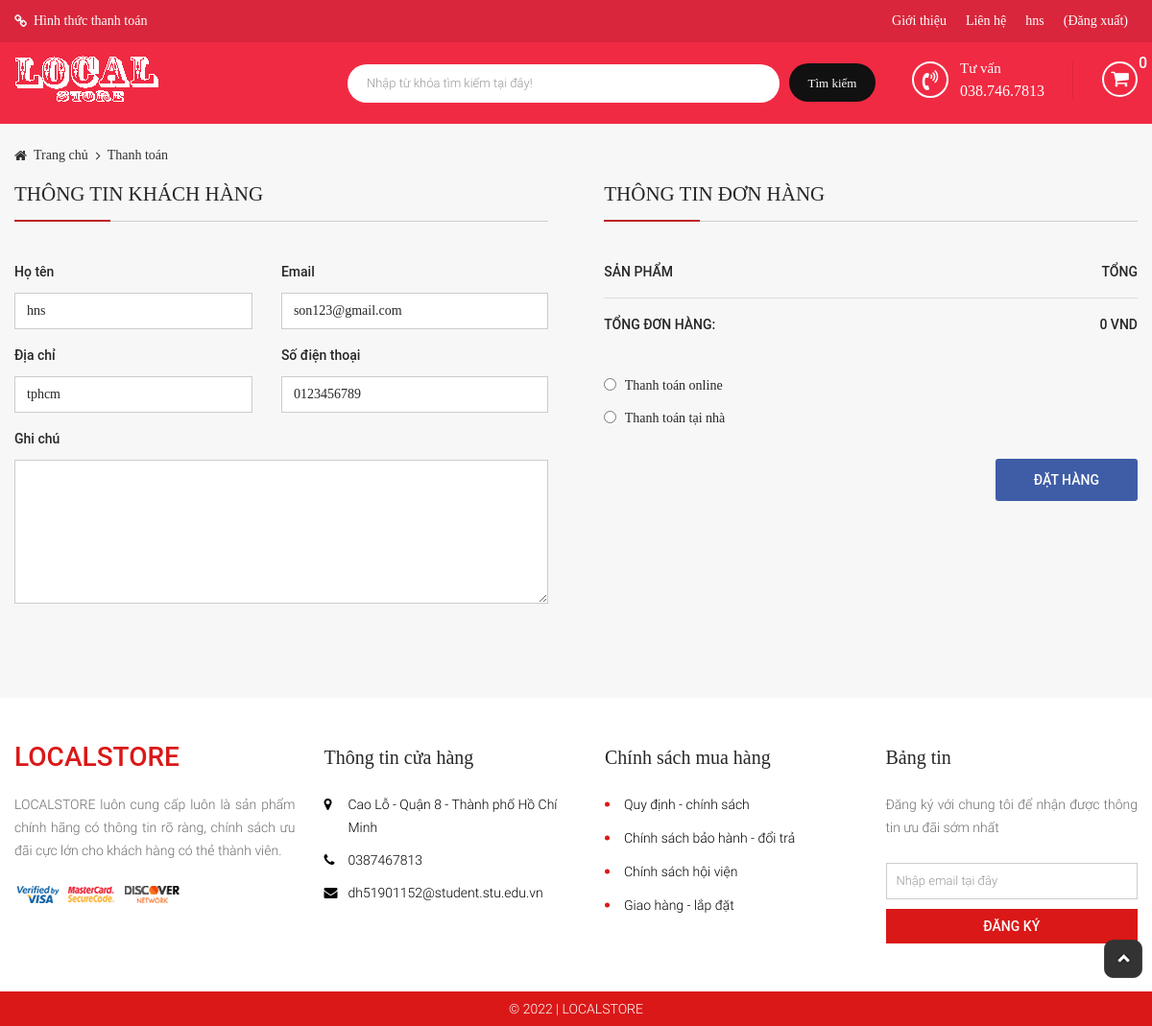
Screenshot of /?modules=checkouts&action=index (signed in) with the database file from the repository.
### tables this page shows
CREATE TABLE `tbl_customer` (
  `id` int(11) NOT NULL,
  `username` varchar(255) NOT NULL,
  `password` varchar(255) NOT NULL,
  `fullname` varchar(255) NOT NULL,
  `mail` varchar(255) NOT NULL,
  `phone` varchar(10) NOT NULL,
  `address` text NOT NULL,
  `create_date` varchar(255) NOT NULL
);

### libraries/database.php (called while the page is built, shortened)
<?php
function db_query($query_string) {
    global $conn;
    $result = mysqli_query($conn, $query_string);
    return $result;
}
function db_fetch_row($query_string) {
    $mysqli_result = db_query($query_string);
    $result = mysqli_fetch_assoc($mysqli_result);
    return $result;
}

### modules/checkouts/models/indexModel.php (called while the page is built, shortened)
<?php
function getUserById($id){
	return db_fetch_row("SELECT * FROM `tbl_customer` WHERE `id` = '$id'");
}
 ?>

### modules/checkouts/controllers/indexController.php (called while the page is built, shortened)
<?php
function indexAction(){
	$data=array();
	if(!empty($_SESSION['id_customer'])){
		$data[] = getUserById($_SESSION['id_customer']);
	}
	load_view('index',$data);
}
 ?>

### core/router.php (called while the page is built, shortened)
<?php
$action_name = get_action().'Action';
call_function(array('construct', $action_name));

### core/appload.php (called while the page is built, shortened)
<?php
require CONFIGPATH . DIRECTORY_SEPARATOR . 'database.php';
require LIBPATH . DIRECTORY_SEPARATOR . 'database.php';
require COREPATH . DIRECTORY_SEPARATOR . 'base.php';
require COREPATH . DIRECTORY_SEPARATOR . 'router.php';

### index.php (called while the page is built, shortened)
<?php
require COREPATH.DIRECTORY_SEPARATOR.'appload.php';

### modules/checkouts/views/indexView.php (the view, shortened to what this page needs)
<div id="main-content-wp" class="checkout-page" >
    <div class="section" id="breadcrumb-wp">
        <div class="wp-inner">
            <div class="section-detail">
                <ul class="list-item clearfix">
                    <li>
                        <a href="?page=home" title="">Trang chủ</a>
                    </li>
                    <li>
                        <a href="" title="">Thanh toán</a>
                    </li>
                </ul>
            </div>
        </div>
    </div>
    <div id="wrapper" class="wp-inner clearfix">
        <form method="post" action="?modules=checkouts&controllers=index&action=checkout" name="form-checkout">
            <div class="section" id="customer-info-wp">
                <div class="section-head">
                    <h1 class="section-title">Thông tin khách hàng</h1>
                </div>
                <div class="section-detail">
                    <?php if(!empty($data)) { foreach ($data as  $value) {?>
                        <div class="form-row clearfix">
                            <div class="form-col fl-left">
                                <label for="fullname">Họ tên</label>
                                <input type="text" name="fullname" id="fullname" value="<?php echo $value['fullname']; ?>">
                            </div>
                            <div class="form-col fl-right">
                                <label for="email">Email</label>
                                <input type="email" name="email" id="email" value="<?php echo $value['mail']; ?>">
                            </div>
                        </div>
                        <div class="form-row clearfix">
                            <div class="form-col fl-left">
                                <label for="address">Địa chỉ</label>
                                <input type="text" name="address" id="address" value="<?php echo $value['address']; ?>">
                            </div>
                            <div class="form-col fl-right">
                                <label for="phone">Số điện thoại</label>
                                <input type="tel" name="phone" id="phone" value="<?php echo $value['phone']; ?>">
                            </div>
                        </div>
                    <?php }};if(empty($data)){ ?>
                        <div class="form-row clearfix">
                            <div class="form-col fl-left">
                                <label for="fullname">Họ tên</label>
                                <input type="text" name="fullname" id="fullname">
                            </div>
                            <div class="form-col fl-right">
                                <label for="email">Email</label>
                                <input type="email" name="email" id="email">
                            </div>
                        </div>
                        <div class="form-row clearfix">
                            <div class="form-col fl-left">
                                <label for="address">Địa chỉ</label>
                                <input type="text" name="address" id="address">
                            </div>
                            <div class="form-col fl-right">
                                <label for="phone">Số điện thoại</label>
                                <input type="tel" name="phone" id="phone">
                            </div>
                        </div>
                    <?php }; ?>
                        <div class="form-row">
                            <div class="form-col">
                                <label for="notes">Ghi chú</label>
                                <textarea name="note"></textarea>
                            </div>
                        </div>
                </div>
            </div>
            <div class="section" id="order-review-wp">
                <div class="section-head">
                    <h1 class="section-title">Thông tin đơn hàng</h1>
                </div>
                <div class="section-detail">
                    <table class="shop-table">
                        <thead>
                            <tr>
                                <td>Sản phẩm</td>
                                <td>Tổng</td>
                            </tr>
                        </thead>
                        <tfoot>
                            <tr class="order-total">
                                <td>Tổng đơn hàng:</td>
                                <td><strong class="total-price"><?php if(isset($_SESSION['cart']['buy'])) echo $_SESSION['cart']['info']['total']." VND"; else echo "0 VND"; ?></strong></td>
                            </tr>
                        </tfoot>
                    </table>
                    <div id="payment-checkout-wp">
                        <ul id="payment_methods">
                            <li>
                                <input type="radio" id="direct-payment" name="payment_method" value="card_payment">
                                <label for="direct-payment">Thanh toán online</label>
                            </li>
                            <li>
                                <input type="radio" id="payment-home" name="payment_method" value="home_payment">
                                <label for="payment-home">Thanh toán tại nhà</label>
                            </li>
                        </ul>
                    </div>
                    <div class="place-order-wp clearfix">
                        <input type="submit" id="order-now" value="Đặt hàng" name="btn_submit">
                    </div>
                </div>
            </div>
        </form>
    </div>
</div>

### core/base.php (shortened to what this page needs)
<?php
function get_module() {
    global $config;
    $module = isset($_GET['modules']) ? $_GET['modules'] : $config['default_module'];
    return $module;
}
function call_function($list_function = array()) {
    if (is_array($list_function)) {
        foreach ($list_function as $f) {
            if (function_exists($f())) {
                $f();
            }
        }
    }
}
function load_view($name, $data_send = array()) {
    $data = $data_send;
    $path = MODULESPATH . DIRECTORY_SEPARATOR . get_module() . DIRECTORY_SEPARATOR . 'views' . DIRECTORY_SEPARATOR . $name . 'View.php';
    if (file_exists($path)) {
        require $path;
    } else {
        echo "Không tìm thấy {$path}";
    }
}
function get_header($name = '') {
    global $data;
    if (empty($name)) {
        $name = 'header';
    } else {
        $name = "header-{$name}";
    }
    $path = LAYOUTPATH . DIRECTORY_SEPARATOR . $name . '.php';
    if (file_exists($path)) {
        if (is_array($data)) {
            foreach ($data as $key => $a) {
                $$key = $a;
            }
        }
        require $path;
    } else {
        echo "Không tìm thấy {$path}";
    }
}
function get_footer($name = '') {
    global $data;
    if (empty($name)) {
        $name = 'footer';
    } else {
        $name = "footer-{$name}";
    }
    $path = LAYOUTPATH . DIRECTORY_SEPARATOR . $name . '.php';
    if (file_exists($path)) {
        if (is_array($data)) {
            foreach ($data as $key => $a) {
                $$key = $a;
            }
        }
        require $path;
    } else {
        echo "Không tìm thấy {$path}";
    }
}
?>

### public/css/import/global.css (style rules this page uses)
body { font-family: 'Roboto Regular'; font-size: 14px; line-height: normal; color: #272727; line-height: 24px; }
.wp-inner { width: 1170px; margin: 0px auto; }
.fl-left { float: left; }
.fl-right { float: right; }
ul li { list-style: none!important; }
a { text-decoration: none!important; }

### public/css/import/home.css (style rules this page uses)
#main-content-wp { background: #f7f7f7; padding-top: 25px; padding-bottom: 75px; }

### public/css/import/category_product.css (style rules this page uses)
#breadcrumb-wp { margin-bottom: 20px; }
#breadcrumb-wp .list-item li { float: left; }
#breadcrumb-wp .list-item li a { position: relative; display: block; color: #333; padding-left: 20px; line-height: normal; }
#breadcrumb-wp .list-item li:first-child a:before { position: absolute; content: '\f015'; font-family: 'FontAwesome'; top: 1px; left: 0; line-height: normal; }
#breadcrumb-wp .list-item li:nth-child(n+2) a:before { position: absolute; content: '\f105'; font-family: 'FontAwesome'; top: 1px; left: 8px; line-height: normal; }

### public/css/import/checkout.css (style rules this page uses)
#customer-info-wp { float: left; width: 47.5%; margin-right: 2.5%; }
#order-review-wp { float: right; width: 47.5%; margin-left: 2.5%; }
#customer-info-wp .section-head .section-title { font-size: 16px; }
#customer-info-wp .section-head .section-title, #order-review-wp .section-head .section-title { position: relative; display: block; font-size: 21px; color: #272727; text-transform: uppercase; line-height: normal; padding-bottom: 15px; margin-bottom: 40px; border-bottom: 1px solid #ccc; text-align: left; font-family: 'Roboto Regular'; font-weight: normal; }
#order-review-wp .section-head .section-title:before, #customer-info-wp .section-head .section-title:before { position: absolute; content: ''; bottom: -1px; width: 100px; height: 2px; background: #bf2424; left: 0px; }
#customer-info-wp .form-row { padding-bottom: 15px; }
#customer-info-wp .form-row label { display: block; padding-bottom: 10px; font-family: 'Roboto Medium'; font-weight: normal; }
#customer-info-wp .form-row .form-col { width: 50%; padding-right: 30px; }
#customer-info-wp .form-row .form-col:nth-child(2) { padding-right: 0; }
#customer-info-wp .form-row .form-col input[type="text"], #customer-info-wp .form-row .form-col input[type="email"], #customer-info-wp .form-row .form-col input[type="tel"], #customer-info-wp .form-row:nth-child(3) .form-col textarea { width: 100%; padding: 6px 12px; border: 1px solid #cccccc; }
#customer-info-wp .form-row:nth-child(3) .form-col { width: 100%; padding-right: 0; }
#customer-info-wp .form-row:nth-child(3) .form-col textarea { height: 150px; }
#order-review-wp .shop-table { width: 100%; text-align: left; }
#order-review-wp .shop-table tr td:nth-child(2) { text-align: right; }
#order-review-wp .shop-table thead tr { border-bottom: 1px solid #ddd; }
#order-review-wp .shop-table thead tr td { text-transform: uppercase; padding-bottom: 15px; text-transform: uppercase; font-family: 'Roboto Medium'; }
#order-review-wp .shop-table tfoot tr td { padding: 15px 0px; text-transform: uppercase; font-family: 'Roboto Medium'; font-weight: normal; }
#payment-checkout-wp { margin-top: 25px; }
#payment-checkout-wp #payment_methods li { padding-bottom: 10px; }
#payment-checkout-wp #payment_methods li input[type="radio"] { position: relative; top: 1px; }
#payment-checkout-wp #payment_methods li label { display: inline-block; padding-left: 5px; }
.place-order-wp { margin-top: 20px; }
.place-order-wp input[type="submit"] { float: right; display: inline-block; padding: 10px 40px; text-transform: uppercase; border-radius: 3px; font-family: 'Roboto Medium'; font-weight: normal; border: none; outline: none; background: #3f5da6; color: #fff; }
.order-total .total-price { font-family: 'Roboto Medium'; font-weight: normal; }
.checkout-page #fullname, .checkout-page #phone, .checkout-page #email, .checkout-page #desire { margin-bottom: 0!important; }

### rows the page displays
tbl_customer: fullname "hns", email "son123@gmail.com", address "tphcm", phone "0123456789"
